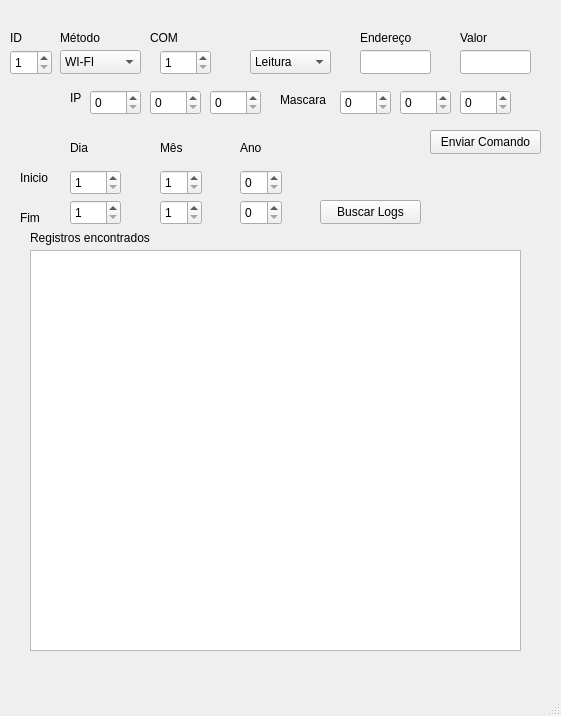
<?xml version="1.0" encoding="UTF-8"?>
<ui version="4.0">
 <class>MainWindow</class>
 <widget class="QMainWindow" name="MainWindow">
  <property name="geometry">
   <rect>
    <x>0</x>
    <y>0</y>
    <width>561</width>
    <height>716</height>
   </rect>
  </property>
  <property name="windowTitle">
   <string>MainWindow</string>
  </property>
  <widget class="QWidget" name="centralwidget">
   <widget class="QPushButton" name="b_solicitarLogs">
    <property name="geometry">
     <rect>
      <x>430</x>
      <y>130</y>
      <width>111</width>
      <height>24</height>
     </rect>
    </property>
    <property name="text">
     <string>Enviar Comando</string>
    </property>
   </widget>
   <widget class="QListWidget" name="list_dataLogs">
    <property name="geometry">
     <rect>
      <x>30</x>
      <y>250</y>
      <width>491</width>
      <height>401</height>
     </rect>
    </property>
   </widget>
   <widget class="QLabel" name="l_id">
    <property name="geometry">
     <rect>
      <x>10</x>
      <y>30</y>
      <width>49</width>
      <height>16</height>
     </rect>
    </property>
    <property name="text">
     <string>ID</string>
    </property>
   </widget>
   <widget class="QComboBox" name="wifi_serial">
    <property name="geometry">
     <rect>
      <x>60</x>
      <y>50</y>
      <width>81</width>
      <height>24</height>
     </rect>
    </property>
    <item>
     <property name="text">
      <string>WI-FI</string>
     </property>
    </item>
    <item>
     <property name="text">
      <string>SERIAL</string>
     </property>
    </item>
   </widget>
   <widget class="QSpinBox" name="id_selected">
    <property name="geometry">
     <rect>
      <x>10</x>
      <y>50</y>
      <width>42</width>
      <height>25</height>
     </rect>
    </property>
    <property name="minimum">
     <number>1</number>
    </property>
    <property name="maximum">
     <number>255</number>
    </property>
   </widget>
   <widget class="QSpinBox" name="dia_ini">
    <property name="geometry">
     <rect>
      <x>70</x>
      <y>170</y>
      <width>51</width>
      <height>25</height>
     </rect>
    </property>
    <property name="minimum">
     <number>1</number>
    </property>
    <property name="maximum">
     <number>31</number>
    </property>
   </widget>
   <widget class="QSpinBox" name="mes_ini">
    <property name="geometry">
     <rect>
      <x>160</x>
      <y>170</y>
      <width>42</width>
      <height>25</height>
     </rect>
    </property>
    <property name="minimum">
     <number>1</number>
    </property>
    <property name="maximum">
     <number>12</number>
    </property>
   </widget>
   <widget class="QSpinBox" name="ano_ini">
    <property name="geometry">
     <rect>
      <x>240</x>
      <y>170</y>
      <width>42</width>
      <height>25</height>
     </rect>
    </property>
   </widget>
   <widget class="QSpinBox" name="mes_fim">
    <property name="geometry">
     <rect>
      <x>160</x>
      <y>200</y>
      <width>42</width>
      <height>25</height>
     </rect>
    </property>
    <property name="minimum">
     <number>1</number>
    </property>
    <property name="maximum">
     <number>12</number>
    </property>
    <property name="stepType">
     <enum>QAbstractSpinBox::DefaultStepType</enum>
    </property>
    <property name="displayIntegerBase">
     <number>2</number>
    </property>
   </widget>
   <widget class="QSpinBox" name="ano_fim">
    <property name="geometry">
     <rect>
      <x>240</x>
      <y>200</y>
      <width>42</width>
      <height>25</height>
     </rect>
    </property>
    <property name="stepType">
     <enum>QAbstractSpinBox::DefaultStepType</enum>
    </property>
    <property name="displayIntegerBase">
     <number>2</number>
    </property>
   </widget>
   <widget class="QSpinBox" name="dia_fim">
    <property name="geometry">
     <rect>
      <x>70</x>
      <y>200</y>
      <width>51</width>
      <height>25</height>
     </rect>
    </property>
    <property name="minimum">
     <number>1</number>
    </property>
    <property name="maximum">
     <number>31</number>
    </property>
    <property name="displayIntegerBase">
     <number>2</number>
    </property>
   </widget>
   <widget class="QLabel" name="l_id_2">
    <property name="geometry">
     <rect>
      <x>70</x>
      <y>140</y>
      <width>49</width>
      <height>16</height>
     </rect>
    </property>
    <property name="text">
     <string>Dia</string>
    </property>
   </widget>
   <widget class="QLabel" name="l_id_3">
    <property name="geometry">
     <rect>
      <x>240</x>
      <y>140</y>
      <width>49</width>
      <height>16</height>
     </rect>
    </property>
    <property name="text">
     <string>Ano</string>
    </property>
   </widget>
   <widget class="QLabel" name="l_id_4">
    <property name="geometry">
     <rect>
      <x>160</x>
      <y>140</y>
      <width>49</width>
      <height>16</height>
     </rect>
    </property>
    <property name="text">
     <string>Mês</string>
    </property>
   </widget>
   <widget class="QLabel" name="l_id_5">
    <property name="geometry">
     <rect>
      <x>20</x>
      <y>170</y>
      <width>49</width>
      <height>16</height>
     </rect>
    </property>
    <property name="text">
     <string>Inicio</string>
    </property>
   </widget>
   <widget class="QLabel" name="l_id_6">
    <property name="geometry">
     <rect>
      <x>20</x>
      <y>210</y>
      <width>49</width>
      <height>16</height>
     </rect>
    </property>
    <property name="text">
     <string>Fim</string>
    </property>
   </widget>
   <widget class="QPushButton" name="b_buscarLogs">
    <property name="geometry">
     <rect>
      <x>320</x>
      <y>200</y>
      <width>101</width>
      <height>24</height>
     </rect>
    </property>
    <property name="text">
     <string>Buscar Logs</string>
    </property>
   </widget>
   <widget class="QComboBox" name="wifi_serial_2">
    <property name="geometry">
     <rect>
      <x>250</x>
      <y>50</y>
      <width>81</width>
      <height>24</height>
     </rect>
    </property>
    <item>
     <property name="text">
      <string>Leitura</string>
     </property>
    </item>
    <item>
     <property name="text">
      <string>Comando</string>
     </property>
    </item>
   </widget>
   <widget class="QLineEdit" name="lineEdit">
    <property name="geometry">
     <rect>
      <x>360</x>
      <y>50</y>
      <width>71</width>
      <height>24</height>
     </rect>
    </property>
    <property name="inputMask">
     <string/>
    </property>
    <property name="maxLength">
     <number>32767</number>
    </property>
   </widget>
   <widget class="QLabel" name="l_id_7">
    <property name="geometry">
     <rect>
      <x>360</x>
      <y>30</y>
      <width>71</width>
      <height>16</height>
     </rect>
    </property>
    <property name="text">
     <string>Endereço</string>
    </property>
   </widget>
   <widget class="QLineEdit" name="lineEdit_2">
    <property name="geometry">
     <rect>
      <x>460</x>
      <y>50</y>
      <width>71</width>
      <height>24</height>
     </rect>
    </property>
    <property name="maxLength">
     <number>65535</number>
    </property>
   </widget>
   <widget class="QLabel" name="l_id_8">
    <property name="geometry">
     <rect>
      <x>460</x>
      <y>30</y>
      <width>49</width>
      <height>16</height>
     </rect>
    </property>
    <property name="text">
     <string>Valor</string>
    </property>
   </widget>
   <widget class="QLabel" name="l_id_10">
    <property name="geometry">
     <rect>
      <x>30</x>
      <y>230</y>
      <width>141</width>
      <height>16</height>
     </rect>
    </property>
    <property name="text">
     <string>Registros encontrados</string>
    </property>
   </widget>
   <widget class="QLabel" name="l_id_11">
    <property name="geometry">
     <rect>
      <x>150</x>
      <y>30</y>
      <width>49</width>
      <height>16</height>
     </rect>
    </property>
    <property name="text">
     <string>COM</string>
    </property>
   </widget>
   <widget class="QSpinBox" name="id_selected_2">
    <property name="geometry">
     <rect>
      <x>160</x>
      <y>50</y>
      <width>51</width>
      <height>25</height>
     </rect>
    </property>
    <property name="minimum">
     <number>1</number>
    </property>
    <property name="maximum">
     <number>99</number>
    </property>
   </widget>
   <widget class="QSpinBox" name="id_selected_3">
    <property name="geometry">
     <rect>
      <x>90</x>
      <y>90</y>
      <width>51</width>
      <height>25</height>
     </rect>
    </property>
    <property name="minimum">
     <number>0</number>
    </property>
    <property name="maximum">
     <number>255</number>
    </property>
   </widget>
   <widget class="QSpinBox" name="id_selected_4">
    <property name="geometry">
     <rect>
      <x>150</x>
      <y>90</y>
      <width>51</width>
      <height>25</height>
     </rect>
    </property>
    <property name="minimum">
     <number>0</number>
    </property>
    <property name="maximum">
     <number>255</number>
    </property>
   </widget>
   <widget class="QSpinBox" name="id_selected_5">
    <property name="geometry">
     <rect>
      <x>210</x>
      <y>90</y>
      <width>51</width>
      <height>25</height>
     </rect>
    </property>
    <property name="minimum">
     <number>0</number>
    </property>
    <property name="maximum">
     <number>255</number>
    </property>
   </widget>
   <widget class="QLabel" name="l_id_12">
    <property name="geometry">
     <rect>
      <x>70</x>
      <y>90</y>
      <width>49</width>
      <height>16</height>
     </rect>
    </property>
    <property name="text">
     <string>IP</string>
    </property>
   </widget>
   <widget class="QLabel" name="l_id_13">
    <property name="geometry">
     <rect>
      <x>280</x>
      <y>90</y>
      <width>61</width>
      <height>20</height>
     </rect>
    </property>
    <property name="text">
     <string>Mascara</string>
    </property>
   </widget>
   <widget class="QSpinBox" name="id_selected_6">
    <property name="geometry">
     <rect>
      <x>340</x>
      <y>90</y>
      <width>51</width>
      <height>25</height>
     </rect>
    </property>
    <property name="minimum">
     <number>0</number>
    </property>
    <property name="maximum">
     <number>255</number>
    </property>
   </widget>
   <widget class="QSpinBox" name="id_selected_7">
    <property name="geometry">
     <rect>
      <x>400</x>
      <y>90</y>
      <width>51</width>
      <height>25</height>
     </rect>
    </property>
    <property name="minimum">
     <number>0</number>
    </property>
    <property name="maximum">
     <number>255</number>
    </property>
   </widget>
   <widget class="QSpinBox" name="id_selected_8">
    <property name="geometry">
     <rect>
      <x>460</x>
      <y>90</y>
      <width>51</width>
      <height>25</height>
     </rect>
    </property>
    <property name="minimum">
     <number>0</number>
    </property>
    <property name="maximum">
     <number>255</number>
    </property>
   </widget>
   <widget class="QLabel" name="l_id_14">
    <property name="geometry">
     <rect>
      <x>60</x>
      <y>30</y>
      <width>61</width>
      <height>16</height>
     </rect>
    </property>
    <property name="text">
     <string>Método</string>
    </property>
   </widget>
  </widget>
  <widget class="QMenuBar" name="menubar">
   <property name="geometry">
    <rect>
     <x>0</x>
     <y>0</y>
     <width>561</width>
     <height>25</height>
    </rect>
   </property>
  </widget>
  <widget class="QStatusBar" name="statusbar"/>
 </widget>
 <resources/>
 <connections/>
</ui>
